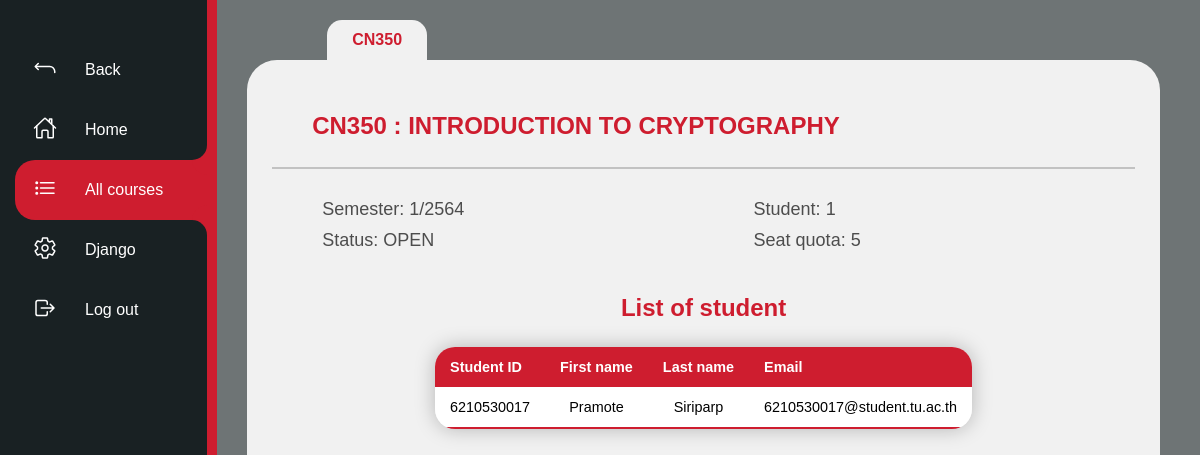
The app's page /course/6/ (signed in), older data.
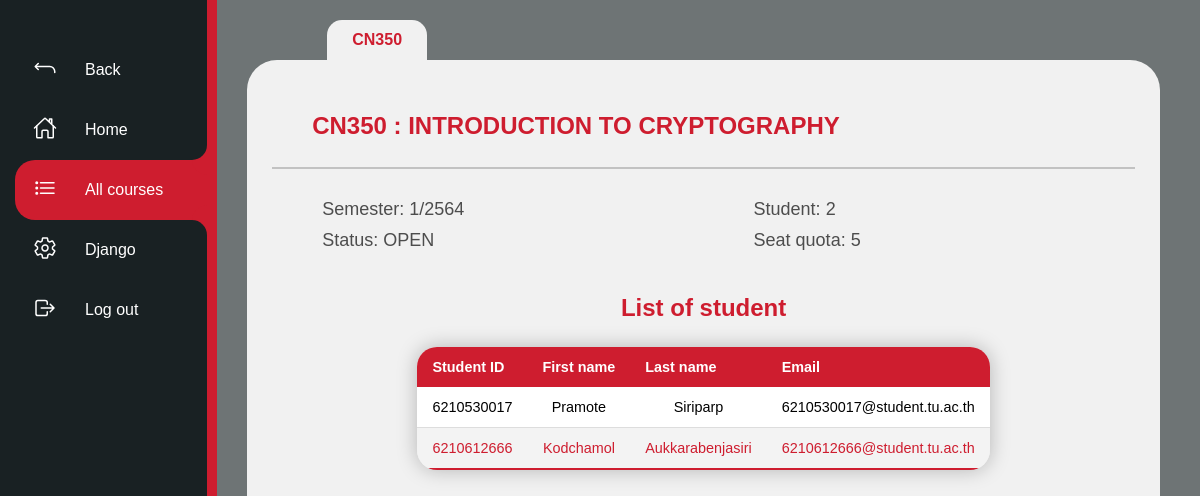
The same page, newer data.
### courses/models.py (models this page shows, shortened)
class Course(models.Model):
    c_code = models.CharField(max_length=5)
    c_name = models.CharField(max_length=150, null = True)
    semester = models.IntegerField()
    a_year = models.IntegerField()
    count_stu = models.IntegerField(default=0)
    max_stu = models.IntegerField()
    status = models.BooleanField(default=True)

class Student(models.Model):
    user = models.OneToOneField(User, null=True, on_delete=models.CASCADE)
    First_name = models.CharField(max_length=100, null = True)
    Last_name = models.CharField(max_length=100, null = True)
    email = models.CharField(max_length=200, null = True)
    student_id = models.CharField(max_length=10, null = True)

### courses/decorators.py (the view)
	def wrapper_function(request, *args, **kwargs):
		group = None
		if request.user.groups.exists():
			group = request.user.groups.all()[0].name
		if group == 'student':
			return redirect('courses:index')
		if group == 'admin':
			return view_func(request, *args, **kwargs)

### courses/views.py (called while the page is built)
@login_required(login_url='courses:login')
@admin_only
def course(request, pk_test):
    course = Course.objects.get(id=pk_test)
    enroll = Enroll.objects.filter(course=course)
    list_of_ids = []
    for stu in enroll:
    	list_of_ids.append(stu.student.student_id)
    students = Student.objects.filter(student_id__in=list_of_ids)
    context = {"course": course, "students": students}
    return render(request, "courses/course.html", context)

### courses/templates/courses/course.html (shortened to what this page needs)
{% extends "courses/layout.html" %}
{% load static %}
{% block body %}
<div class="navigation">
        <ul>
            <li class="list">
                <a href="{% url 'courses:admincourses' %}">
                    <span class="icon"><ion-icon name="return-up-back-outline"></ion-icon></span>
                    <span class="title">Back</span>
                </a>
            </li>
            <li class="list">
                <a href="{% url 'courses:indexadmin' %}">
                    <span class="icon"><ion-icon name="home-outline"></ion-icon></span>
                    <span class="title">Home</span>
                </a>
            </li>
            <li class="list active">
                <a href="{% url 'courses:admincourses' %}">
                    <span class="icon"><ion-icon name="list-outline"></ion-icon></span>
                    <span class="title">All courses</span>
                </a>
            </li>
            <li class="list">
                <a href="{% url 'admin:index' %}">
                    <span class="icon"><ion-icon name="settings-outline"></ion-icon></span>
                    <span class="title">Django</span>
                </a>
            </li>
            <li class="list">
                <a href="{% url 'courses:logout' %}">
                    <span class="icon"><ion-icon name="log-out-outline"></ion-icon></span>
                    <span class="title">Log out</span>
                </a>
            </li>
        </ul>
    </div>
    <div class="containercourse">
        <div class="coursehead">
            <div class="labelcourse"><p>{{ course.c_code }}</p></div>
        </div>
        <div class="pagecourse">
            <div class="pagehead">
                <h2>{{ course.c_code }} : {{course.c_name}}</h2>
            </div>
            <div class="pagebody">
                <div class="pb-up">
                    <div class="pb-l">
                        <p>Semester: {{course.semester}}/{{course.a_year}}</p>
                        {% if course.status %}
                            <p>Status: OPEN</p>
                        {% else %}
                            <p>Status: CLOSED</p>
                        {% endif %}
                    </div>
                    <div class="pb-r">
                        <p>Student: {{course.count_stu}}</p>
                        <p>Seat quota: {{course.max_stu}}</p>
                    </div>
                </div>
                <div class="pb-low">
                    <div class="containertable">
                        <h2>List of student</h2>
                        <div class="table">
                            <table class="content-table">
                                <thead>
                                    <tr>
                                        <th>Student ID</th>
                                        <th>First name</th>
                                        <th>Last name</th>
                                        <th>Email</th>
                                    </tr>
                                </thead>
                                <tbody>
                                    {% for student in students %}
                                    <tr>
                                        <td>{{ student.student_id }}</td>
                                        <td>{{ student.First_name }}</td>
                                        <td>{{ student.Last_name }}</td>
                                        <td>{{ student.email }}</td>
                                    </tr>
                                    {% endfor %}
                                </tbody>
                            </table>
                        </div>
                    </div>
                </div>
            </div>
        </div>
    </div>
{% endblock %}

Row changes from the older to the newer data that the page shows:
changed Course "CN350": count_stu "1" → "2"
now on this page (row unchanged): Student: student_id "6210612666", First_name "Kodchamol", Last_name "Aukkarabenjasiri", email "6210612666@student.tu.ac.th"
